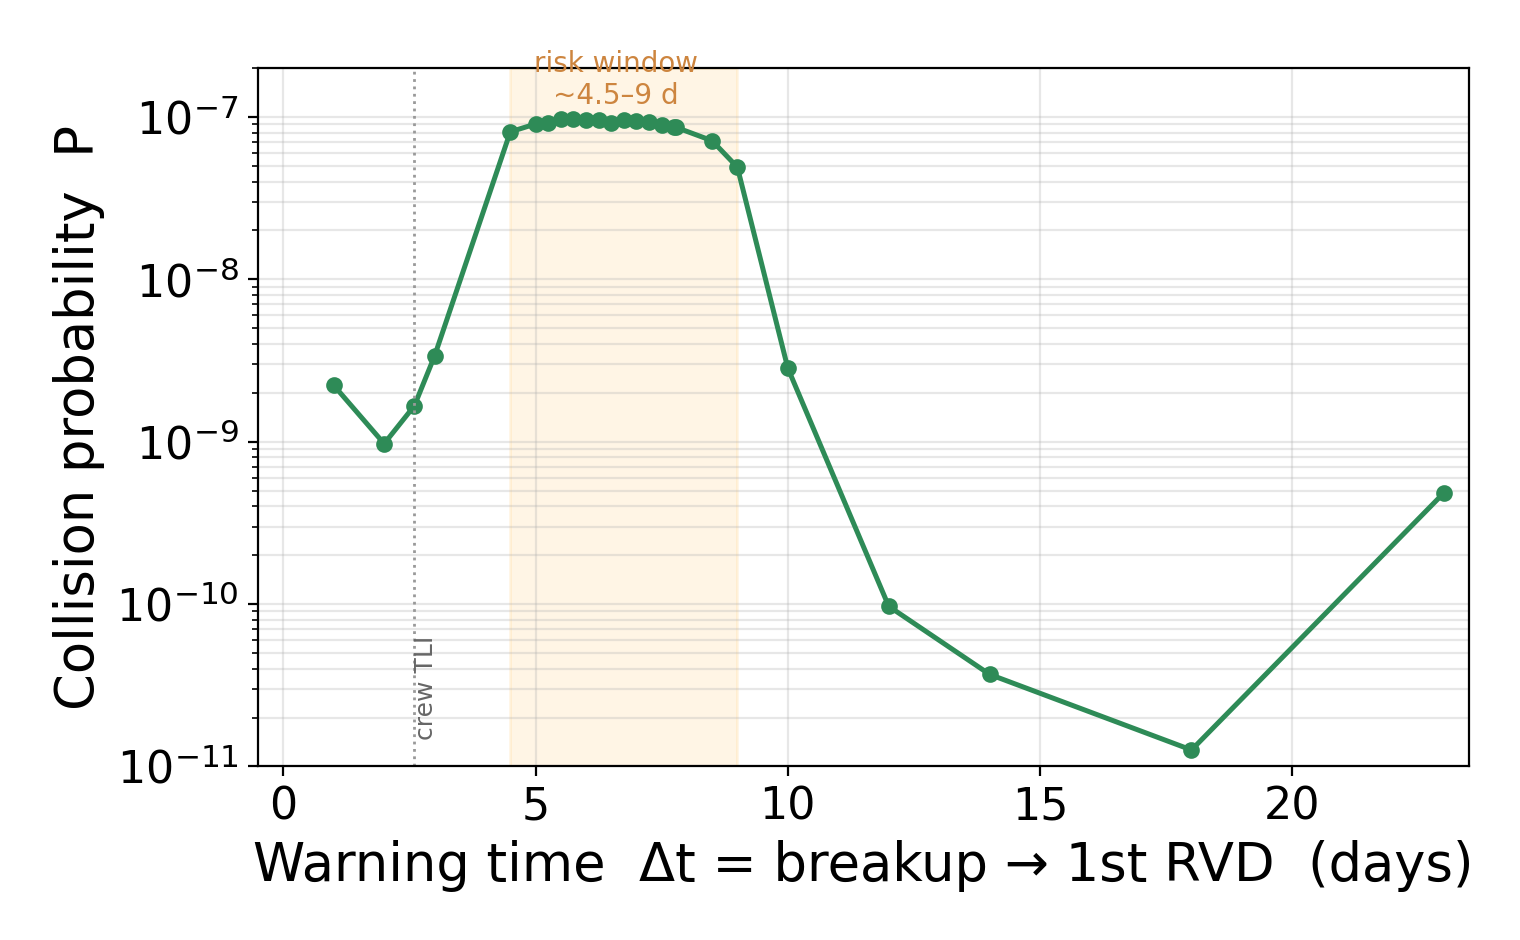

Write the Python code that produced this figure.
# -*- coding: utf-8 -*-
"""完整修正 Δt 曲线(0-23d): 碰撞概率随预警时间(出发时刻)变化。单平台 mesa。"""
import numpy as np, matplotlib.pyplot as plt
z=np.load('analysis_dt_corrected.npz'); dt,P=z['dt'],z['P']
m=P>0
fig,ax=plt.subplots(figsize=(7.6,4.7))
ax.semilogy(dt[m],P[m],'-o',color='seagreen',ms=5,lw=1.8)
ax.axvspan(4.5,9.0,color='orange',alpha=0.10)
ax.text(6.6,1.2e-7,'risk window\n~4.5–9 d',ha='center',fontsize=10,color='peru')
ax.axvline(2.6,ls=':',color='0.6',lw=1); ax.text(2.6,1.3e-11,' crew TLI',fontsize=9,color='0.4',rotation=90,va='bottom')
ax.set_xlabel('Warning time  Δt = breakup → 1st RVD  (days)')
ax.set_ylabel('Collision probability  P')
ax.set_ylim(1e-11,2e-7); ax.set_xlim(-0.5,23.5); ax.grid(alpha=0.3,which='both')
fig.tight_layout(); fig.savefig('fig_dt_full.png',dpi=200)
print('[saved] fig_dt_full.png')
print('峰: Δt=%.2f P=%.3e ; 平台>5e-8 区间: %.1f-%.1f d'%(dt[P.argmax()],P.max(),dt[P>5e-8].min(),dt[P>5e-8].max()))
